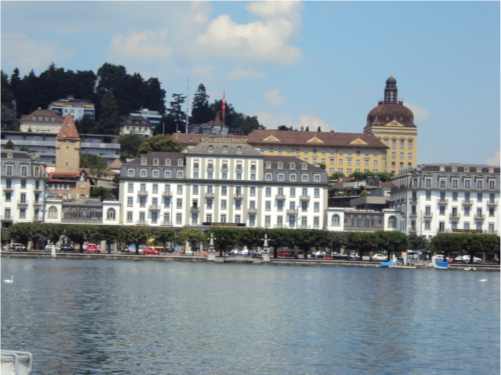
#> input picture slikeLV3/1.JPG, 501 x 375 px, found by its file name
$ python proba3.py
#> lines starting #> are read from the running program, lines starting #| are printed output that depends on the picture
import cv2
import numpy as np
import matplotlib.pyplot as plt

# Load images
img1 = cv2.imread("C:\\Users\\minap\\ELFAK\\vid\\slikeLV3\\1.JPG")
#> img1 is the input picture: shape (375, 501, 3); mean B, G, R 149.6, 143, 130.7
img2 = cv2.imread("C:\\Users\\minap\\ELFAK\\vid\\slikeLV3\\2.JPG")
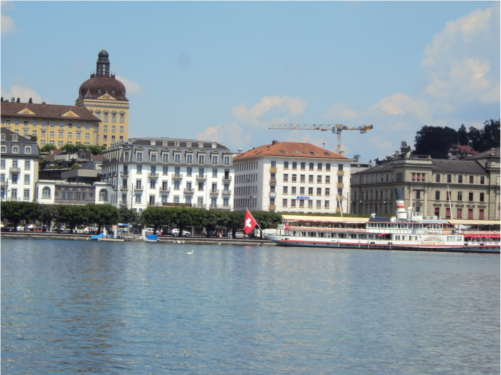
#> input picture slikeLV3/2.JPG, 501 x 375 px, found by its file name
#> img2 is the input picture: shape (375, 501, 3); mean B, G, R 162.2, 152.9, 137.6
img3 = cv2.imread("C:\\Users\\minap\\ELFAK\\vid\\slikeLV3\\3.JPG")
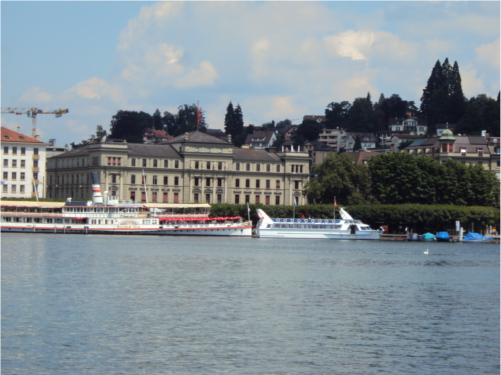
#> input picture slikeLV3/3.JPG, 501 x 375 px, found by its file name
#> img3 is the input picture: shape (375, 501, 3); mean B, G, R 146.2, 139.8, 129.1

# Convert images to grayscale
gray1 = cv2.cvtColor(img1, cv2.COLOR_BGR2GRAY)
gray2 = cv2.cvtColor(img2, cv2.COLOR_BGR2GRAY)
gray3 = cv2.cvtColor(img3, cv2.COLOR_BGR2GRAY)
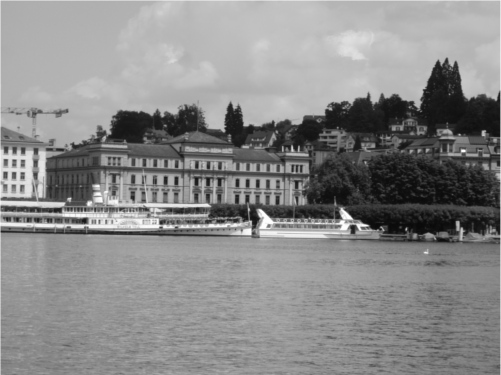
#> gray3: shape (375, 501); min 8, max 255, mean 137.3

# Create SIFT detector
sift = cv2.SIFT_create()

# Find keypoints and descriptors
keypoints1, descriptors1 = sift.detectAndCompute(gray1, None)
#> keypoints1 = 1780 keypoints; strongest (x, y, size): (466, 257, 3.9), (318, 253, 2.8), (8, 195, 5.7), (195, 203, 3.4)
keypoints2, descriptors2 = sift.detectAndCompute(gray2, None)
#> keypoints2 = 1298 keypoints; strongest (x, y, size): (388, 236, 4.5), (175, 231, 3.9), (31, 226, 2.7), (19, 228, 2.8)
keypoints3, descriptors3 = sift.detectAndCompute(gray3, None)
#> keypoints3 = 1315 keypoints; strongest (x, y, size): (463, 151, 2.4), (261, 213, 5), (353, 228, 4.9), (457, 223, 3.1)

# Match keypoints between images
bf = cv2.BFMatcher()
matches12 = bf.knnMatch(descriptors1, descriptors2, k=2)
#> matches12 = 1780 matches

# Apply Lowe's ratio test
good_matches12 = []

for m, n in matches12:
    if m.distance < 0.75 * n.distance:
        good_matches12.append(m)
#> after the loop, good_matches12 = 426 matches

# Extract corresponding points for good matches
src_pts12 = np.float32([keypoints1[m.queryIdx].pt for m in good_matches12]).reshape(-1, 1, 2)
#> src_pts12 = 426 rows, first 8: [12.04, 185.5], [12.16, 197.8], [12.65, 181.2], [15.63, 177.7], [18.04, 236.6], [19.11, 180.9], [22.89, 195.7], [22.89, 195.7]
dst_pts12 = np.float32([keypoints2[m.trainIdx].pt for m in good_matches12]).reshape(-1, 1, 2)
#> dst_pts12 = 426 rows, first 8: [204.6, 173.9], [204.3, 186.8], [204.9, 169.6], [207.1, 166.2], [177.7, 220.6], [135.1, 165.9], [213.9, 185.2], [213.9, 185.2]

# Find homography matrix
H12, _ = cv2.findHomography(src_pts12, dst_pts12, cv2.RANSAC, 5.0)
#> H12 = [[1.09, -0.0102, -315], [0.0462, 1.08, -47.16], [0.00019, 1.51e-05, 1]]

# Warp images
result12 = cv2.warpPerspective(img1, H12, (img2.shape[1] + img1.shape[1], img2.shape[0]))
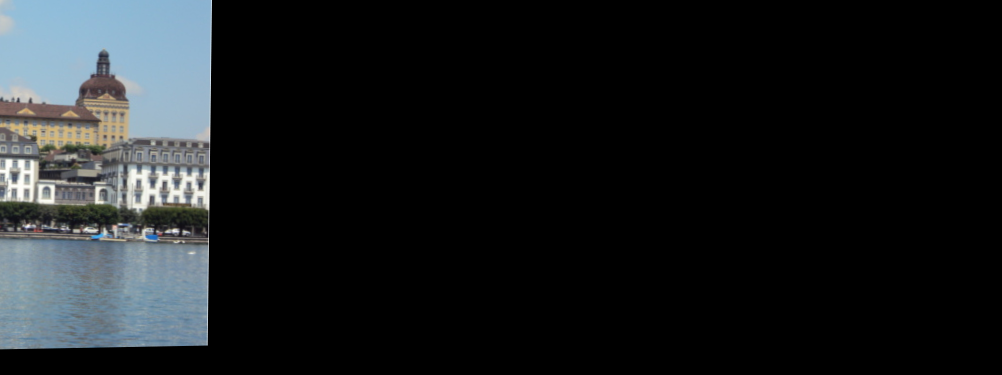
#> result12: shape (375, 1002, 3); mean B, G, R 30.3, 28.5, 25.3

# Concatenate the first two images
concatenated_result = np.concatenate((result12, img2), axis=1)

# Now, match the concatenated result with the third image
gray_concatenated_result = cv2.cvtColor(concatenated_result, cv2.COLOR_BGR2GRAY)
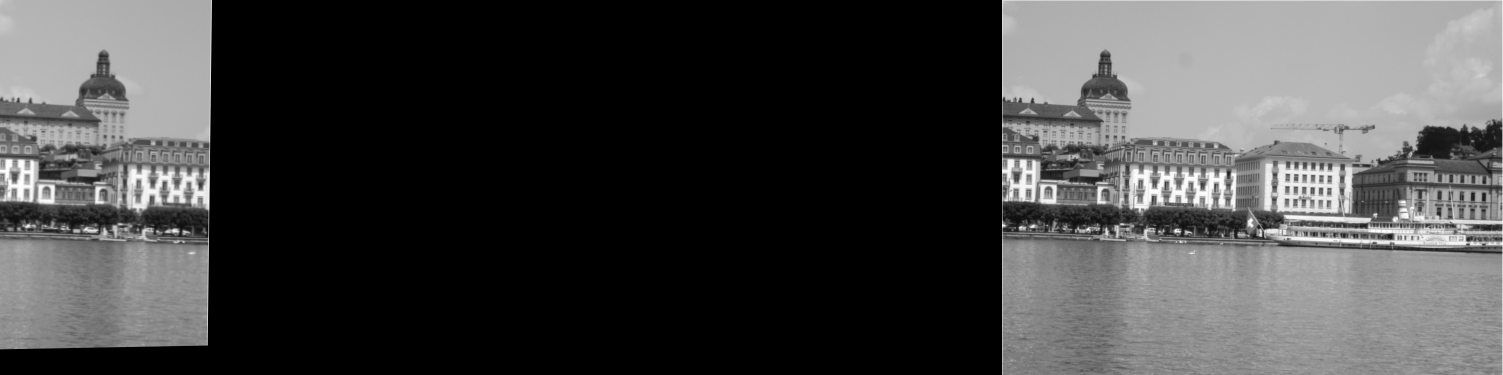
#> gray_concatenated_result: shape (375, 1503); min 0, max 254, mean 68.3
keypoints_concatenated_result, descriptors_concatenated_result = sift.detectAndCompute(gray_concatenated_result, None)
#> keypoints_concatenated_result = 1926 keypoints; strongest (x, y, size): (1003, 225, 2.4), (1390, 236, 4.5), (1177, 231, 3.9), (175, 231, 3.9)
matches23 = bf.knnMatch(descriptors_concatenated_result, descriptors3, k=2)
#> matches23 = 1926 matches
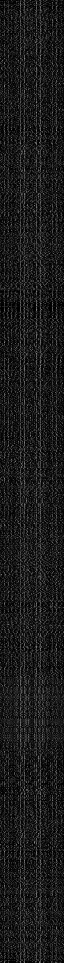
#> descriptors_concatenated_result: shape (1926, 128) float32 (shown at 1/2 size); min 0, max 220, mean 26.9

# Apply Lowe's ratio test
good_matches23 = []

for m, n in matches23:
    if m.distance < 0.75 * n.distance:
        good_matches23.append(m)
#> after the loop, good_matches23 = 366 matches

# Extract corresponding points for good matches
src_pts23 = np.float32([keypoints_concatenated_result[m.queryIdx].pt for m in good_matches23]).reshape(-1, 1, 2)
#> src_pts23 = 366 rows, first 8: [71.72, 227], [110, 109.7], [113, 76.5], [114.8, 207.5], [153.2, 168.4], [194.8, 331.6], [197, 344.1], [206.5, 343.9]
dst_pts23 = np.float32([keypoints3[m.trainIdx].pt for m in good_matches23]).reshape(-1, 1, 2)
#> dst_pts23 = 366 rows, first 8: [454.8, 133.4], [112.1, 155.5], [74.22, 146.2], [241.9, 123], [35.73, 151], [245.8, 123.7], [424.1, 84.91], [245.8, 123.7]

# Find homography matrix for the third image
H23, _ = cv2.findHomography(src_pts23, dst_pts23, cv2.RANSAC, 5.0)
#> H23 = [[1.28, 0.00267, -1675], [0.0301, 1.26, -61.13], [0.000195, -1.79e-05, 1]]

# Warp the third image
result23 = cv2.warpPerspective(img3, H23, (concatenated_result.shape[1] + img3.shape[1], concatenated_result.shape[0]))
#> result23: shape (375, 2004, 3); every value is 0

# Combine images horizontally in the order 1-2-3
result = np.concatenate((concatenated_result, result23), axis=1)
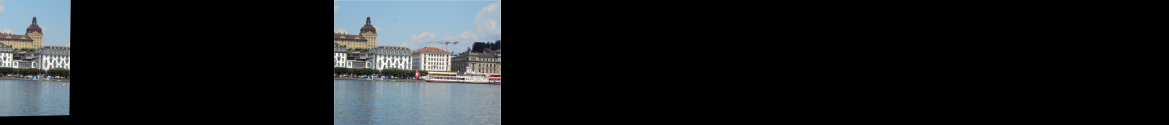
#> result: shape (375, 3507, 3) (shown at 1/3 size); mean B, G, R 31.8, 30, 26.9

# Display result
cv2.imshow('Panoramic Image', result)
cv2.waitKey(0)
cv2.destroyAllWindows()

plt.imshow(result)
plt.title('Panoramic Image')
plt.show()
